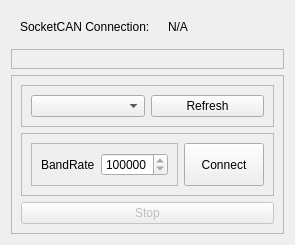
         <widget class="QWidget" name="tab">
          <attribute name="title">
           <string>Connection</string>
          </attribute>
          <layout class="QVBoxLayout" name="verticalLayout">
           <item>
            <widget class="QFrame" name="frame_5">
             <property name="sizePolicy">
              <sizepolicy hsizetype="Preferred" vsizetype="Preferred">
               <horstretch>0</horstretch>
               <verstretch>2</verstretch>
              </sizepolicy>
             </property>
             <property name="frameShape">
              <enum>QFrame::NoFrame</enum>
             </property>
             <property name="frameShadow">
              <enum>QFrame::Plain</enum>
             </property>
             <layout class="QVBoxLayout" name="verticalLayout_5">
              <property name="spacing">
               <number>0</number>
              </property>
              <property name="leftMargin">
               <number>0</number>
              </property>
              <property name="topMargin">
               <number>0</number>
              </property>
              <property name="rightMargin">
               <number>0</number>
              </property>
              <property name="bottomMargin">
               <number>0</number>
              </property>
              <item>
               <widget class="QFrame" name="frame_6">
                <property name="frameShape">
                 <enum>QFrame::NoFrame</enum>
                </property>
                <property name="frameShadow">
                 <enum>QFrame::Plain</enum>
                </property>
                <layout class="QHBoxLayout" name="horizontalLayout_4">
                 <property name="spacing">
                  <number>0</number>
                 </property>
                 <property name="leftMargin">
                  <number>0</number>
                 </property>
                 <property name="topMargin">
                  <number>0</number>
                 </property>
                 <property name="rightMargin">
                  <number>0</number>
                 </property>
                 <property name="bottomMargin">
                  <number>0</number>
                 </property>
                 <item>
                  <widget class="QFrame" name="frame_8">
                   <property name="sizePolicy">
                    <sizepolicy hsizetype="Preferred" vsizetype="Preferred">
                     <horstretch>1</horstretch>
                     <verstretch>0</verstretch>
                    </sizepolicy>
                   </property>
                   <property name="frameShape">
                    <enum>QFrame::NoFrame</enum>
                   </property>
                   <property name="frameShadow">
                    <enum>QFrame::Plain</enum>
                   </property>
                   <layout class="QHBoxLayout" name="horizontalLayout_7">
                    <item>
                     <widget class="QLabel" name="label_2">
                      <property name="text">
                       <string>SocketCAN Connection:</string>
                      </property>
                     </widget>
                    </item>
                   </layout>
                  </widget>
                 </item>
                 <item>
                  <widget class="QFrame" name="frame_9">
                   <property name="sizePolicy">
                    <sizepolicy hsizetype="Preferred" vsizetype="Preferred">
                     <horstretch>1</horstretch>
                     <verstretch>0</verstretch>
                    </sizepolicy>
                   </property>
                   <property name="frameShape">
                    <enum>QFrame::NoFrame</enum>
                   </property>
                   <property name="frameShadow">
                    <enum>QFrame::Plain</enum>
                   </property>
                   <layout class="QHBoxLayout" name="horizontalLayout_9">
                    <item>
                     <widget class="QLabel" name="label_connection_state">
                      <property name="text">
                       <string>N/A</string>
                      </property>
                     </widget>
                    </item>
                   </layout>
                  </widget>
                 </item>
                </layout>
               </widget>
              </item>
             </layout>
            </widget>
           </item>
           <item>
            <widget class="QFrame" name="frame_2">
             <property name="sizePolicy">
              <sizepolicy hsizetype="Preferred" vsizetype="Preferred">
               <horstretch>0</horstretch>
               <verstretch>1</verstretch>
              </sizepolicy>
             </property>
             <property name="frameShape">
              <enum>QFrame::StyledPanel</enum>
             </property>
             <property name="frameShadow">
              <enum>QFrame::Raised</enum>
             </property>
             <layout class="QHBoxLayout" name="horizontalLayout_3"/>
            </widget>
           </item>
           <item>
            <widget class="QFrame" name="frame_3">
             <property name="sizePolicy">
              <sizepolicy hsizetype="Preferred" vsizetype="Preferred">
               <horstretch>0</horstretch>
               <verstretch>5</verstretch>
              </sizepolicy>
             </property>
             <property name="frameShape">
              <enum>QFrame::StyledPanel</enum>
             </property>
             <property name="frameShadow">
              <enum>QFrame::Raised</enum>
             </property>
             <layout class="QVBoxLayout" name="verticalLayout_3">
              <property name="spacing">
               <number>6</number>
              </property>
              <property name="topMargin">
               <number>9</number>
              </property>
              <property name="bottomMargin">
               <number>9</number>
              </property>
              <item>
               <widget class="QFrame" name="frame_15">
                <property name="frameShape">
                 <enum>QFrame::StyledPanel</enum>
                </property>
                <property name="frameShadow">
                 <enum>QFrame::Raised</enum>
                </property>
                <layout class="QHBoxLayout" name="horizontalLayout_12">
                 <item>
                  <widget class="QComboBox" name="cbx_interfaces">
                   <property name="sizePolicy">
                    <sizepolicy hsizetype="Minimum" vsizetype="Minimum">
                     <horstretch>1</horstretch>
                     <verstretch>0</verstretch>
                    </sizepolicy>
                   </property>
                  </widget>
                 </item>
                 <item>
                  <widget class="QPushButton" name="btn_refresh">
                   <property name="sizePolicy">
                    <sizepolicy hsizetype="Minimum" vsizetype="Minimum">
                     <horstretch>1</horstretch>
                     <verstretch>0</verstretch>
                    </sizepolicy>
                   </property>
                   <property name="text">
                    <string>Refresh</string>
                   </property>
                  </widget>
                 </item>
                </layout>
               </widget>
              </item>
              <item>
               <widget class="QFrame" name="frame_7">
                <property name="frameShape">
                 <enum>QFrame::StyledPanel</enum>
                </property>
                <property name="frameShadow">
                 <enum>QFrame::Raised</enum>
                </property>
                <layout class="QHBoxLayout" name="horizontalLayout_5">
                 <item>
                  <widget class="QFrame" name="frame_10">
                   <property name="sizePolicy">
                    <sizepolicy hsizetype="Preferred" vsizetype="Preferred">
                     <horstretch>1</horstretch>
                     <verstretch>0</verstretch>
                    </sizepolicy>
                   </property>
                   <property name="frameShape">
                    <enum>QFrame::StyledPanel</enum>
                   </property>
                   <property name="frameShadow">
                    <enum>QFrame::Raised</enum>
                   </property>
                   <layout class="QHBoxLayout" name="horizontalLayout_6">
                    <item>
                     <widget class="QLabel" name="label">
                      <property name="sizePolicy">
                       <sizepolicy hsizetype="Preferred" vsizetype="Preferred">
                        <horstretch>0</horstretch>
                        <verstretch>0</verstretch>
                       </sizepolicy>
                      </property>
                      <property name="text">
                       <string>BandRate</string>
                      </property>
                     </widget>
                    </item>
                    <item>
                     <widget class="QSpinBox" name="spinBox">
                      <property name="sizePolicy">
                       <sizepolicy hsizetype="Minimum" vsizetype="Minimum">
                        <horstretch>0</horstretch>
                        <verstretch>0</verstretch>
                       </sizepolicy>
                      </property>
                      <property name="minimum">
                       <number>125000</number>
                      </property>
                      <property name="maximum">
                       <number>1000000</number>
                      </property>
                      <property name="singleStep">
                       <number>125000</number>
                      </property>
                      <property name="value">
                       <number>1000000</number>
                      </property>
                     </widget>
                    </item>
                   </layout>
                  </widget>
                 </item>
                 <item>
                  <widget class="QPushButton" name="btn_connect">
                   <property name="sizePolicy">
                    <sizepolicy hsizetype="Minimum" vsizetype="Preferred">
                     <horstretch>3</horstretch>
                     <verstretch>0</verstretch>
                    </sizepolicy>
                   </property>
                   <property name="text">
                    <string>Connect</string>
                   </property>
                  </widget>
                 </item>
                </layout>
               </widget>
              </item>
              <item>
               <widget class="QPushButton" name="btn_stop">
                <property name="enabled">
                 <bool>false</bool>
                </property>
                <property name="sizePolicy">
                 <sizepolicy hsizetype="Minimum" vsizetype="Preferred">
                  <horstretch>0</horstretch>
                  <verstretch>0</verstretch>
                 </sizepolicy>
                </property>
                <property name="text">
                 <string>Stop</string>
                </property>
               </widget>
              </item>
             </layout>
            </widget>
           </item>
          </layout>
         </widget>
